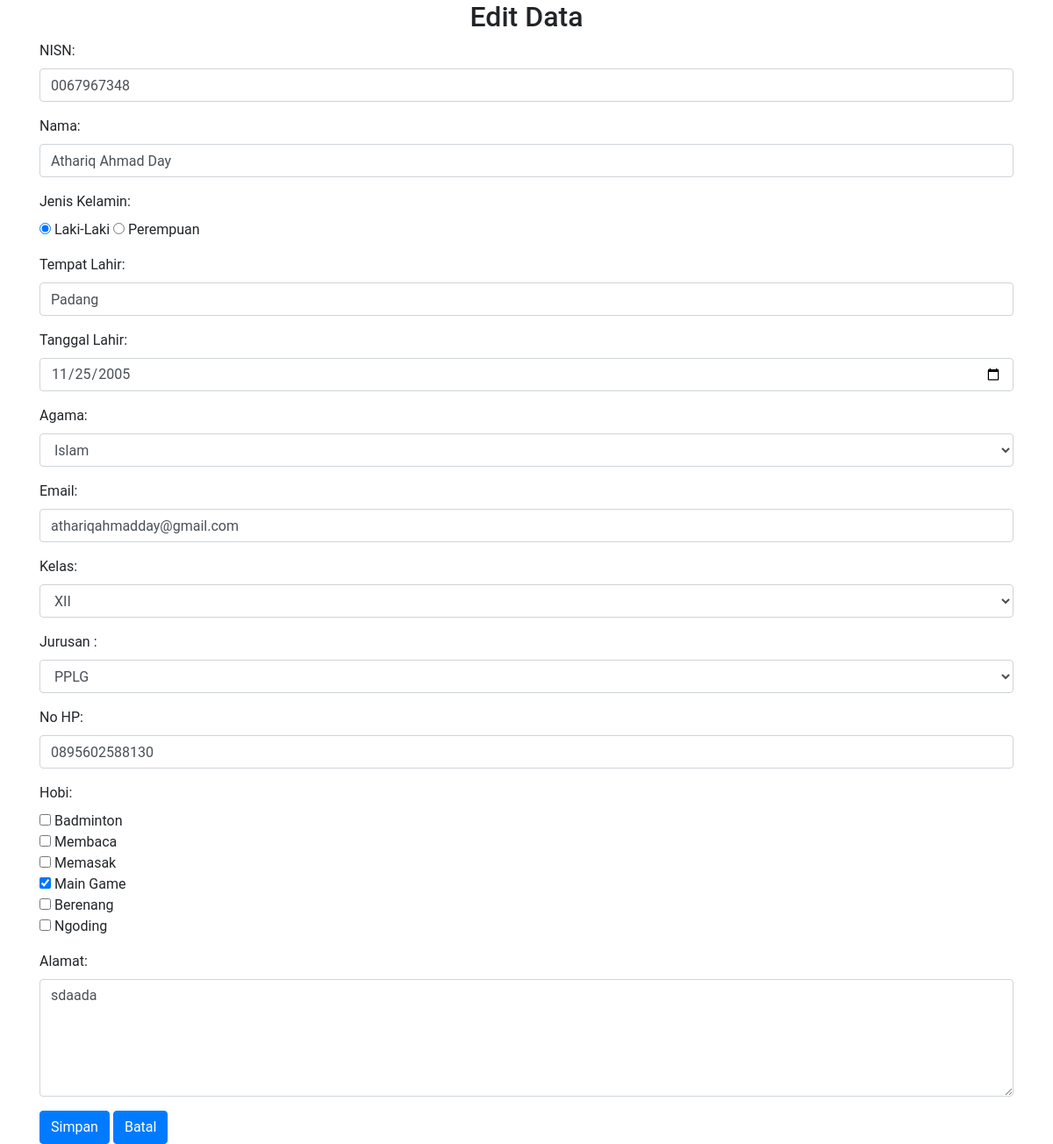
The page /edit.php?id_peserta=13 on the database its author committed.
### tables this page shows
CREATE TABLE `peserta` (
  `id_peserta` int(30) NOT NULL,
  `nisn` varchar(30) NOT NULL,
  `nama` varchar(50) NOT NULL,
  `jk` varchar(50) NOT NULL,
  `tempat_lahir` varchar(100) NOT NULL,
  `tanggal_lahir` date NOT NULL,
  `agama` text NOT NULL,
  `email` varchar(50) NOT NULL,
  `kelas` varchar(50) NOT NULL,
  `jurusan` varchar(50) NOT NULL,
  `no_hp` char(13) NOT NULL,
  `hobi` varchar(255) NOT NULL,
  `alamat` text NOT NULL
);

### edit.php (the view, shortened to what this page needs)
<!DOCTYPE html>
<html>
<head>
    <link rel="stylesheet" href="https://cdn.jsdelivr.net/npm/bootstrap@4.6.1/dist/css/bootstrap.min.css">
    <link rel="stylesheet" href="style.css?v=<?php echo time(); ?>">
</head>
<body>
    <div class="container">
        <?php
        include "koneksi.php";
        function input($data)
        {
            $data = trim($data);
            $data = stripslashes($data);
            $data = htmlspecialchars($data);
            return $data;
        }
        if (isset($_GET['id_peserta'])) {
            $id_peserta = input($_GET["id_peserta"]);
            $sql = "SELECT * FROM peserta WHERE id_peserta=$id_peserta";
            $hasil = mysqli_query($kon, $sql);
            $data = mysqli_fetch_assoc($hasil);
        }
        ?>
        <h2 Align="center">Edit Data</h2>
        <form action="<?php echo htmlspecialchars($_SERVER["PHP_SELF"]); ?>" method="POST" onsubmit="return validateInput()">
            <div class="form-group">
                <label for="nisn">NISN:</label>
                <input type="text" name="nisn" id="nisn" class="form-control" placeholder="Masukan NISN" value="<?php echo $data["nisn"]; ?>" required />
            </div>
            <div class="form-group">
                <label for="nama">Nama:</label>
                <input type="text" name="nama" class="form-control" placeholder="Masukan Nama" value="<?php echo $data["nama"]; ?>" required />
            </div>
            <div class="form-group">
                <label for="jk">Jenis Kelamin:</label><br>
                <input type="radio" name="jk" value="Laki-Laki" <?php if ($data["jk"] === "Laki-Laki") echo "checked"; ?>> Laki-Laki
                <input type="radio" name="jk" value="Perempuan" <?php if ($data["jk"] === "Perempuan") echo "checked"; ?>> Perempuan
            </div>
            <div class="form-group">
                <label for="tempat_lahir">Tempat Lahir:</label>
                <input type="text" name="tempat_lahir" class="form-control" placeholder="Masukan Tempat Lahir" value="<?php echo $data["tempat_lahir"]; ?>" required />
            </div>
            <div class="form-group">
                <label for="tanggal_lahir">Tanggal Lahir:</label>
                <input type="date" name="tanggal_lahir" class="form-control" placeholder="Masukan Tanggal Lahir" value="<?php echo $data["tanggal_lahir"]; ?>" required />
            </div>
            <div class="form-group">
                <label for="agama">Agama:</label>
                <select name="agama" id="agama" class="form-control">
                    <?php
                    $agama_options = array("Islam", "Kristen Katolik", "Kristen Protestan", "Hindu", "Budha", "Konghucu");
                    $agama_terpilih = $data["agama"];
                    foreach ($agama_options as $agama) {
                        $selected_agama = ($agama == $agama_terpilih) ? 'selected' : '';
                        echo "<option value='$agama' $selected_agama>$agama</option>";
                    }
                    ?>
                </select>
            </div>
            <div class="form-group">
                <label for="email">Email:</label>
                <input type="text" name="email" class="form-control" placeholder="Masukan Email" value="<?php echo $data["email"]; ?>" required />
            </div>
            <div class="form-group">
                <label for="kelas">Kelas:</label>
                <select name="kelas" id="kelas" class="form-control">
                    <?php
                    $kelas_options = array("X", "XI", "XII");
                    $kelas_terpilih = $data["kelas"];
                    foreach ($kelas_options as $kelas) {
                        $selected_kelas = ($kelas == $kelas_terpilih) ? 'selected' : '';
                        echo "<option value='$kelas' $selected_kelas>$kelas</option>";
                    }
                    ?>
                </select>
            </div>
            <div class="form-group">
                <label for="jurusan">Jurusan :</label>
                <select name="jurusan" id="jurusan" class="form-control">
                    <?php
                    $jurusan_options = array("PPLG", "ULP", "AKL", "TJKT", "MPLB");
                    $jurusan_terpilih = $data["jurusan"];
                    foreach ($jurusan_options as $jurusan) {
                        $selected_jurusan = ($jurusan == $jurusan_terpilih) ? 'selected' : '';
                        echo "<option value='$jurusan' $selected_jurusan>$jurusan</option>";
                    }
                    ?>
                </select>
            </div>
            <div class="form-group">
                <label for="no_hp">No HP:</label>
                <input type="text" name="no_hp" class="form-control" placeholder="Masukan No HP" value="<?php echo $data["no_hp"]; ?>" required />
            </div>
            <div class="form-group">
                <label for="hobi">Hobi:</label><br>
                <input type="checkbox" name="hobi[]" value="Badminton" <?php if (in_array("Badminton", explode(", ", $data["hobi"]))) echo "checked"; ?> /> Badminton <br>
                <input type="checkbox" name="hobi[]" value="Membaca" <?php if (in_array("Membaca", explode(", ", $data["hobi"]))) echo "checked"; ?> /> Membaca <br>
                <input type="checkbox" name="hobi[]" value="Memasak" <?php if (in_array("Memasak", explode(", ", $data["hobi"]))) echo "checked"; ?> /> Memasak <br>
                <input type="checkbox" name="hobi[]" value="Main Game" <?php if (in_array("Main Game", explode(", ", $data["hobi"]))) echo "checked"; ?> /> Main Game <br>
                <input type="checkbox" name="hobi[]" value="Berenang" <?php if (in_array("Berenang", explode(", ", $data["hobi"]))) echo "checked"; ?> /> Berenang <br>
                <input type="checkbox" name="hobi[]" value="Ngoding" <?php if (in_array("Ngoding", explode(", ", $data["hobi"]))) echo "checked"; ?> /> Ngoding <br>
            </div>
            <div class="form-group">
                <label for="alamat">Alamat:</label>
                <textarea name="alamat" class="form-control" rows="5" placeholder="Masukan Alamat" required><?php echo $data["alamat"]; ?></textarea>
            </div>
            <button type="submit" name="submit" class="btn btn-primary">Simpan</button>
            <a href="index.php" type="submit" class="btn btn-primary">Batal</a>
        </form>
    </div>
</body>
</html>

### style.css (style rules this page uses)
*, html, body { margin: 0; padding: 0; font-family: "Roboto", sans-serif; }
body { background: white }
input { text-decoration: double; }

### rows shown on the page
peserta: nisn "0067967348", nama "Athariq Ahmad Day", jk "☑", tempat_lahir "Padang", tanggal_lahir "11/25/2005", email "athariqahmadday@gmail.com", no_hp "0895602588130", hobi "☑", alamat "sdaada"

### other values the page prints
form field agama "Islam"
form field kelas "XII"
form field jurusan "PPLG"
